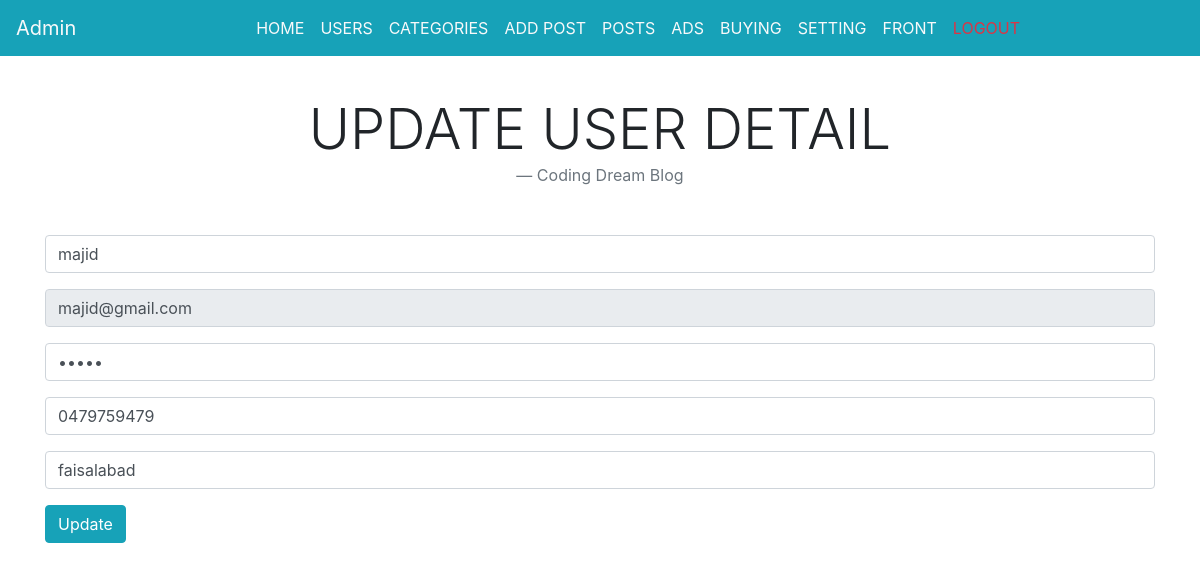
Screenshot of /useredit.php?user=40 (signed in) with the database file from the repository.
### tables this page shows
CREATE TABLE `users` (
  `id` int(20) NOT NULL,
  `name` varchar(50) DEFAULT NULL,
  `email` varchar(100) DEFAULT NULL,
  `password` varchar(100) DEFAULT NULL,
  `phone` varchar(60) DEFAULT NULL,
  `city` varchar(60) DEFAULT NULL,
  `role` varchar(20) DEFAULT 'user'
);

### connect.php (called while the page is built, shortened)
<?php
if(isset($_SESSION['id']) && isset($_SESSION['role'])){
$logrole    		= $_SESSION['role'];
}
?>

### useredit.php (the view, shortened to what this page needs)
<?php include_once "connect.php"; ?>
<?php include_once "header.php"; ?>
<?php if($logrole == 'admin'){ ?>
<?php include_once "admin.php"; ?>
<?php }else{ header("Location: logout.php"); } ?>
<main role="main" class="container">
<div class="row">
<div class="col-md-12 col-sm-12 col-lg-12">
<blockquote class="blockquote text-center mb-5">
  <h1 class="mb-0 text-uppercase display-4">Update User Detail</h1>
  <footer class="blockquote-footer">Coding Dream Blog</footer>
</blockquote>
<?php
if(isset($_GET['user'])){
$user 			= $_GET['user'];
$userUpdate 	= "SELECT * FROM users WHERE id = '{$user}'";
$result 		= $db->query($userUpdate);
$row 			= $result->fetch_assoc();
$name 			= $row['name'];
$email 			= $row['email'];
$password 		= $row['password'];
$phone 			= $row['phone'];
$city 			= $row['city'];
?>
<form method="post">
<div class="form-group">
<input type="text" name="name" placeholder="Name" required class="form-control" value="<?php if(isset($name)){echo $name; } ?>">
</div>
<div class="form-group">
<input type="email" name="email" placeholder="Email" readonly class="form-control" value="<?php if(isset($email)){echo $email; } ?>">
</div>
<div class="form-group">
<input type="password" name="password"  placeholder=" Password" class="form-control" value="<?php if(isset($password)){echo $password; } ?>" required>
</div>
<div class="form-group">
<input type="number" name="phone" placeholder="Phone" class="form-control" value="<?php if(isset($phone)){echo $phone; } ?>" required>
</div>
<div class="form-group">
<input type="text" name="city" placeholder="City"  class="form-control" value="<?php if(isset($city)){echo $city; } ?>" required>
</div>
<input type="submit" name="submit" class="btn btn-info" value="Update">
</form>
<?php
	}
 ?>
</div>
</div>
</main>

### css/main.css (style rules this page uses)
.container, .container-lg, .container-md, .container-sm { margin-top: 6em !important; }

### rows the page displays
users: name "majid", email "majid@gmail.com", phone "0479759479", city "faisalabad"
